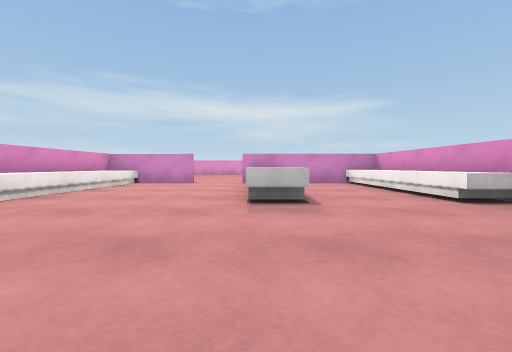
view 1 (above)

14 first-person views from a walk through a 3-D level made in the Unity game engine. The camera is 0.58 m above the floor, tilts 2° down and sees 90° across. The floor is counted in squares, 1 m on a side. Each view is taken from the middle of a square. On the plan, view 1 faces up. The plan holds only what a view shows up to about 9 squares ahead; the rest is blank. The player character is not drawn. Surface patterns are stand-ins for the level's own textures.

view 2
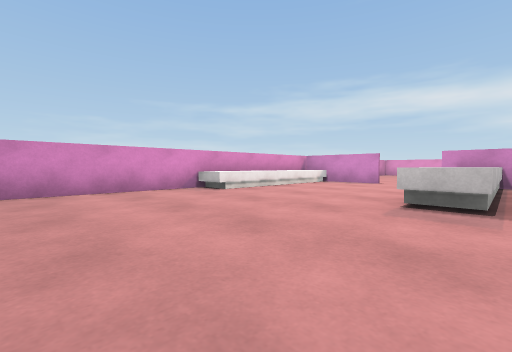

view 3
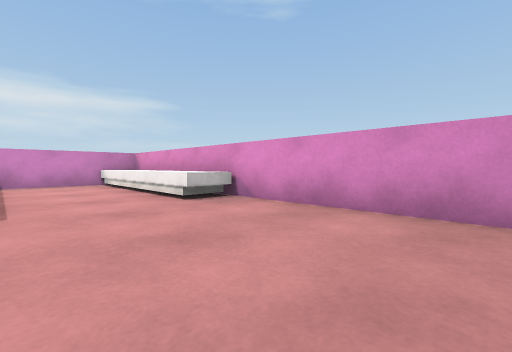

view 4
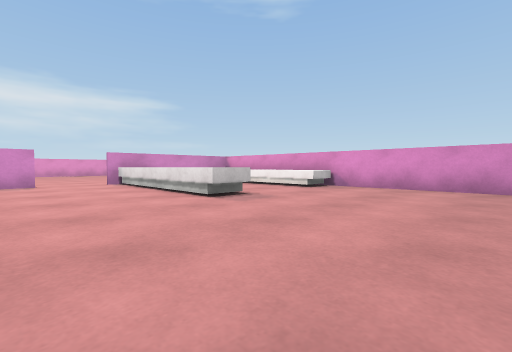

view 5
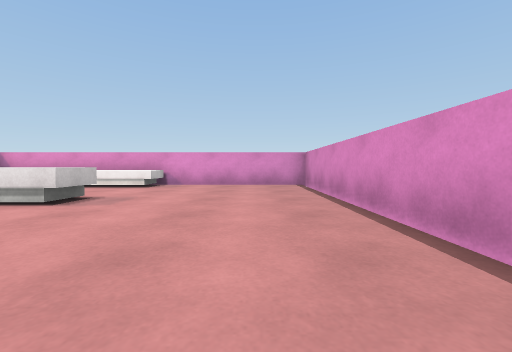

view 6
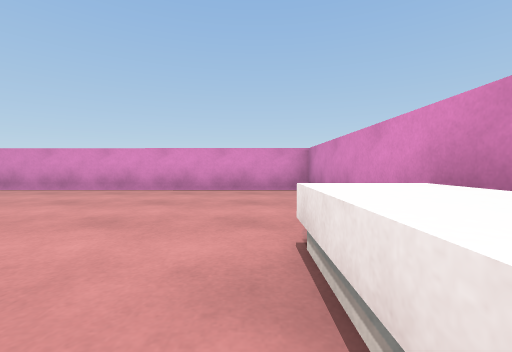

view 7
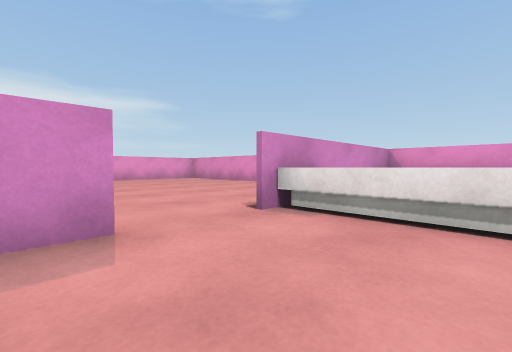

view 8
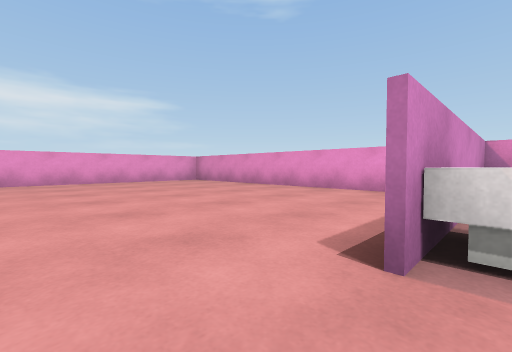

view 9
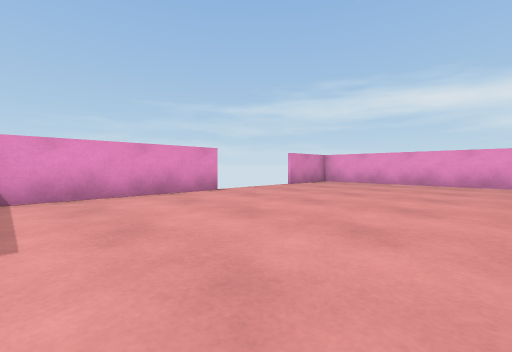

view 10
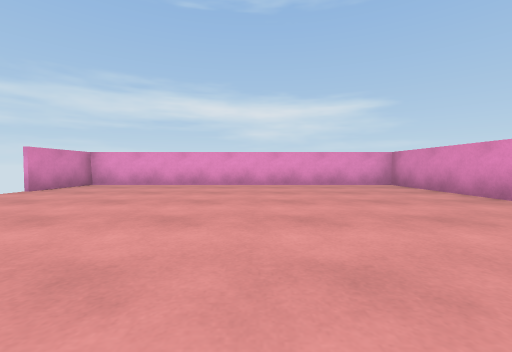

view 11
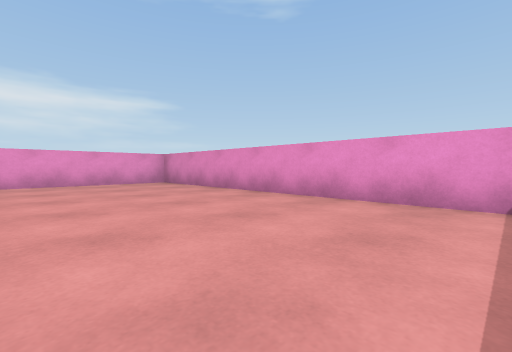

view 12
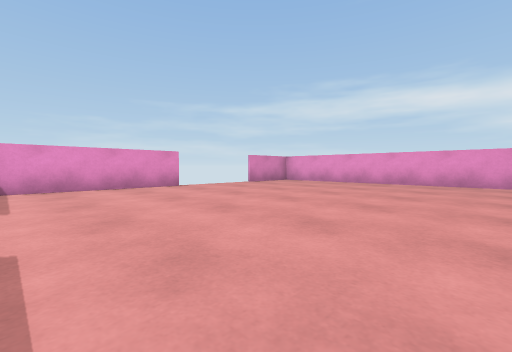

view 13
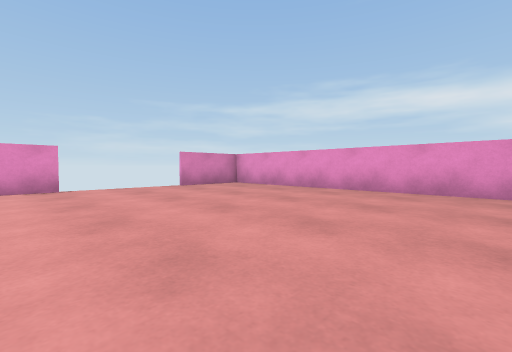

view 14
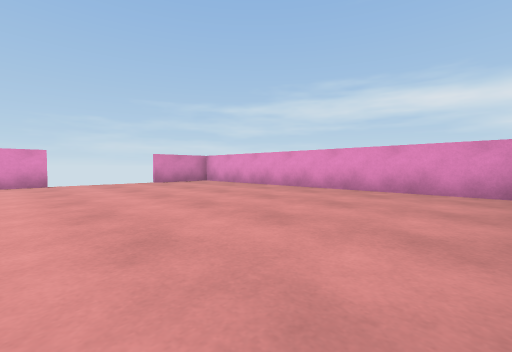

### Floor plan
Key: @ floor where view 1 was taken; # wall or solid block; . floor; ^ raised ledge.
Columns run from 6 left of view 1 to 5 right of it. Each row starts with its distance up from view 1.
 20 ############
 19 #..........#
 18 #..........#
 17  ..........#
 16  ..........#
 15  ..........#
 14  ..........#
 13 #..........#
 12 #..........#
 11 #..........#
 10 #..........#
  9 ##^#..^##^##
  8  ^....^^..^#
  7  ^....^^..^#
  6  ^....^^..^
  5  ^....^^..^
  4  ^....^...^
  3 #..........#
  2 #..........#
  1 #..........#
  0 #.....@....#
 -1 ############

Where each view was taken, in squares from view 1:
view 1: 0 up, 0 right, facing up
view 2: 0 up, 1 right, facing up-left
view 3: 0 up, 1 right, facing up-right
view 4: 0 up, 3 left, facing up-right
view 5: 1 up, 4 left, facing right
view 6: 6 up, 4 left, facing down
view 7: 7 up, 3 left, facing up-right
view 8: 9 up, 2 left, facing up-right
view 9: 10 up, 0 right, facing up-left
view 10: 11 up, 0 right, facing up
view 11: 10 up, 0 right, facing up-right
view 12: 10 up, 2 right, facing up-left
view 13: 13 up, 2 right, facing up-left
view 14: 13 up, 4 right, facing up-left
